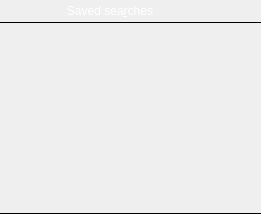
       <widget class="QWidget" name="savedSearchesWidget" native="true">
        <property name="styleSheet">
         <string notr="true">QWidget#savedSearchesWidget {
border: none;
}</string>
        </property>
        <layout class="QVBoxLayout" name="savedSearchesVerticalLayout">
         <property name="spacing">
          <number>0</number>
         </property>
         <property name="leftMargin">
          <number>0</number>
         </property>
         <property name="topMargin">
          <number>0</number>
         </property>
         <property name="rightMargin">
          <number>0</number>
         </property>
         <property name="bottomMargin">
          <number>0</number>
         </property>
         <item>
          <widget class="QFrame" name="savedSearchesHeaderPanel">
           <property name="minimumSize">
            <size>
             <width>0</width>
             <height>22</height>
            </size>
           </property>
           <property name="maximumSize">
            <size>
             <width>16777215</width>
             <height>22</height>
            </size>
           </property>
           <property name="styleSheet">
            <string notr="true">QWidget {
border: none;
background-color: qlineargradient(x1: 0, y1: 0, x2: 0, y2: 1,
stop: 0 #a6a6a6, stop: 0.08 #7f7f7f,
stop: 0.39999 #717171, stop: 0.4 #626262,
stop: 0.9 #4c4c4c, stop: 1 #333333);
color: rgb(255, 255, 255);
}

QPushButton {
border: none;
padding: 0px;
}

QPushButton:focus {
outline: none;
}

QPushButton:hover:!pressed {
background-color: qlineargradient(x1: 0, y1: 0, x2: 0, y2: 1,
stop: 0 #bcbcbc, stop: 0.08 #9f9f9f,
stop: 0.39999 #949494, stop: 0.4 #898989,
stop: 0.9 #787878, stop: 1 #666666);
}

QPushButton:pressed {
background-color: qlineargradient(x1: 0, y1: 0, x2: 0, y2: 1,
stop: 0 #535353, stop: 0.08 #3f3f3f,
stop: 0.39999 #393939, stop: 0.4 #313131,
stop: 0.9 #262626, stop: 1 #1a1a1a);
}

QPushButton#savedSearchPanelIconPseudoPushButton:hover {
background-color: qlineargradient(x1: 0, y1: 0, x2: 0, y2: 1,
stop: 0 #a6a6a6, stop: 0.08 #7f7f7f,
stop: 0.39999 #717171, stop: 0.4 #626262,
stop: 0.9 #4c4c4c, stop: 1 #333333);
}

QPushButton#savedSearchPanelIconPseudoPushButton:pressed {
background-color: qlineargradient(x1: 0, y1: 0, x2: 0, y2: 1,
stop: 0 #a6a6a6, stop: 0.08 #7f7f7f,
stop: 0.39999 #717171, stop: 0.4 #626262,
stop: 0.9 #4c4c4c, stop: 1 #333333);
}

QLabel {
border: none;
}</string>
           </property>
           <property name="lineWidth">
            <number>0</number>
           </property>
           <layout class="QHBoxLayout" name="savedSearchesButtonsHorizontalLayout">
            <property name="spacing">
             <number>0</number>
            </property>
            <property name="leftMargin">
             <number>0</number>
            </property>
            <property name="topMargin">
             <number>0</number>
            </property>
            <property name="rightMargin">
             <number>1</number>
            </property>
            <property name="bottomMargin">
             <number>0</number>
            </property>
            <item>
             <widget class="QPushButton" name="savedSearchPanelIconPseudoPushButton">
              <property name="sizePolicy">
               <sizepolicy hsizetype="Preferred" vsizetype="Preferred">
                <horstretch>0</horstretch>
                <verstretch>0</verstretch>
               </sizepolicy>
              </property>
              <property name="minimumSize">
               <size>
                <width>20</width>
                <height>20</height>
               </size>
              </property>
              <property name="maximumSize">
               <size>
                <width>20</width>
                <height>20</height>
               </size>
              </property>
              <property name="styleSheet">
               <string notr="true"/>
              </property>
              <property name="icon">
               <iconset theme="edit-find">
                <normaloff>.</normaloff>.</iconset>
              </property>
              <property name="flat">
               <bool>true</bool>
              </property>
             </widget>
            </item>
            <item>
             <widget class="QLabel" name="savedSearchesLabel">
              <property name="sizePolicy">
               <sizepolicy hsizetype="Preferred" vsizetype="Fixed">
                <horstretch>0</horstretch>
                <verstretch>0</verstretch>
               </sizepolicy>
              </property>
              <property name="minimumSize">
               <size>
                <width>180</width>
                <height>20</height>
               </size>
              </property>
              <property name="text">
               <string>Saved sea&amp;rches</string>
              </property>
              <property name="alignment">
               <set>Qt::AlignCenter</set>
              </property>
              <property name="buddy">
               <cstring>savedSearchesTableView</cstring>
              </property>
             </widget>
            </item>
            <item>
             <widget class="QPushButton" name="addSavedSearchButton">
              <property name="sizePolicy">
               <sizepolicy hsizetype="Fixed" vsizetype="Fixed">
                <horstretch>0</horstretch>
                <verstretch>0</verstretch>
               </sizepolicy>
              </property>
              <property name="minimumSize">
               <size>
                <width>20</width>
                <height>20</height>
               </size>
              </property>
              <property name="maximumSize">
               <size>
                <width>20</width>
                <height>20</height>
               </size>
              </property>
              <property name="icon">
               <iconset theme="document-new">
                <normaloff>.</normaloff>.</iconset>
              </property>
              <property name="iconSize">
               <size>
                <width>16</width>
                <height>16</height>
               </size>
              </property>
              <property name="flat">
               <bool>true</bool>
              </property>
             </widget>
            </item>
            <item>
             <widget class="QPushButton" name="removeSavedSearchButton">
              <property name="sizePolicy">
               <sizepolicy hsizetype="Fixed" vsizetype="Fixed">
                <horstretch>0</horstretch>
                <verstretch>0</verstretch>
               </sizepolicy>
              </property>
              <property name="minimumSize">
               <size>
                <width>20</width>
                <height>20</height>
               </size>
              </property>
              <property name="maximumSize">
               <size>
                <width>20</width>
                <height>20</height>
               </size>
              </property>
              <property name="icon">
               <iconset theme="edit-delete">
                <normaloff>.</normaloff>.</iconset>
              </property>
              <property name="iconSize">
               <size>
                <width>16</width>
                <height>16</height>
               </size>
              </property>
              <property name="flat">
               <bool>true</bool>
              </property>
             </widget>
            </item>
            <item>
             <widget class="QPushButton" name="savedSearchInfoButton">
              <property name="minimumSize">
               <size>
                <width>20</width>
                <height>20</height>
               </size>
              </property>
              <property name="maximumSize">
               <size>
                <width>20</width>
                <height>20</height>
               </size>
              </property>
              <property name="icon">
               <iconset theme="dialog-information">
                <normaloff>.</normaloff>.</iconset>
              </property>
              <property name="iconSize">
               <size>
                <width>16</width>
                <height>16</height>
               </size>
              </property>
              <property name="flat">
               <bool>true</bool>
              </property>
             </widget>
            </item>
           </layout>
          </widget>
         </item>
         <item>
          <widget class="SavedSearchItemView" name="savedSearchesTableView">
           <property name="minimumSize">
            <size>
             <width>0</width>
             <height>30</height>
            </size>
           </property>
           <property name="styleSheet">
            <string notr="true">#savedSearchesTableView {
border: none;
border-top: 1px solid black;
border-bottom: 1px solid black;
background-color: transparent;
}</string>
           </property>
           <property name="horizontalScrollBarPolicy">
            <enum>Qt::ScrollBarAlwaysOff</enum>
           </property>
          </widget>
         </item>
        </layout>
       </widget>
